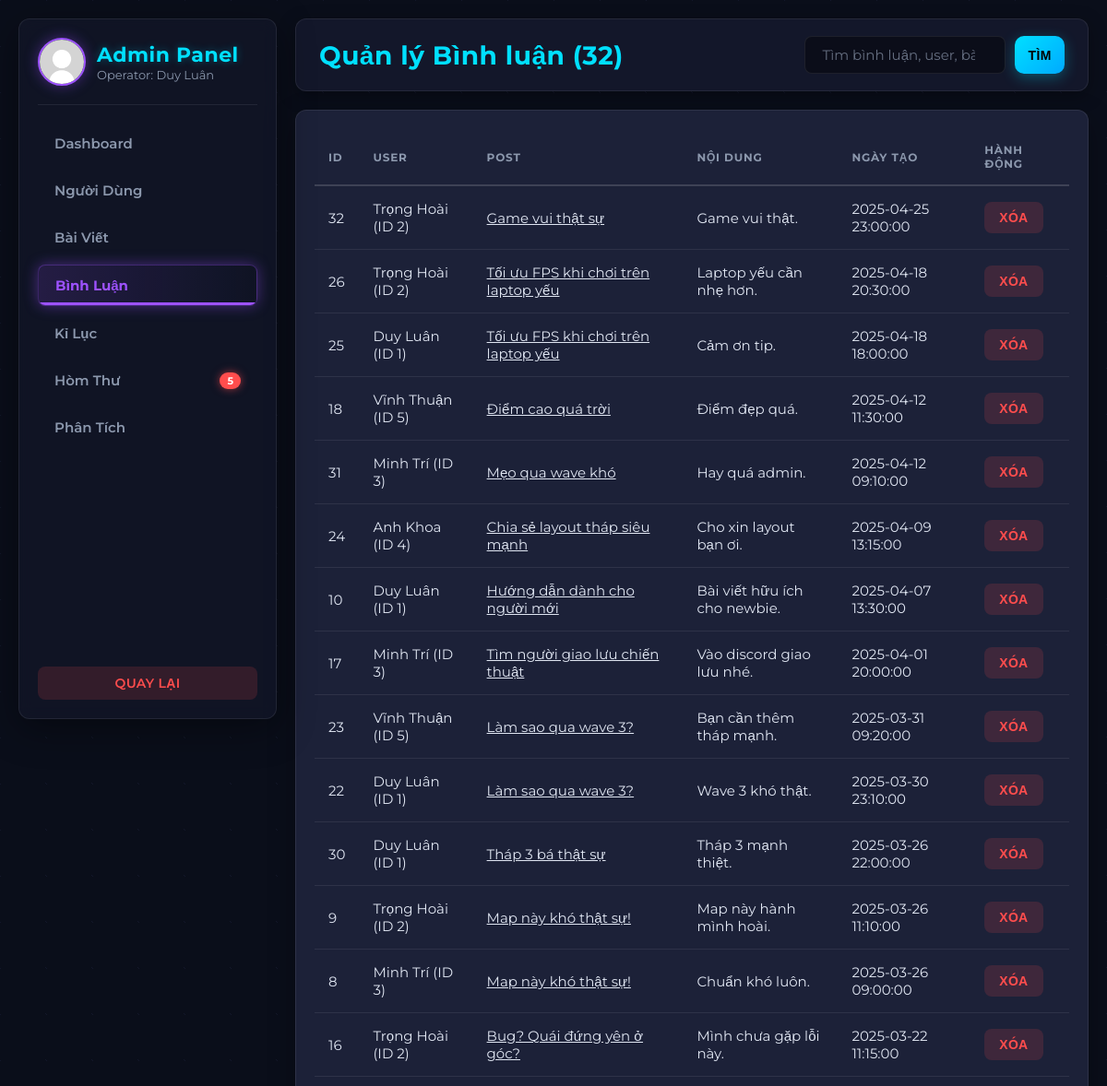
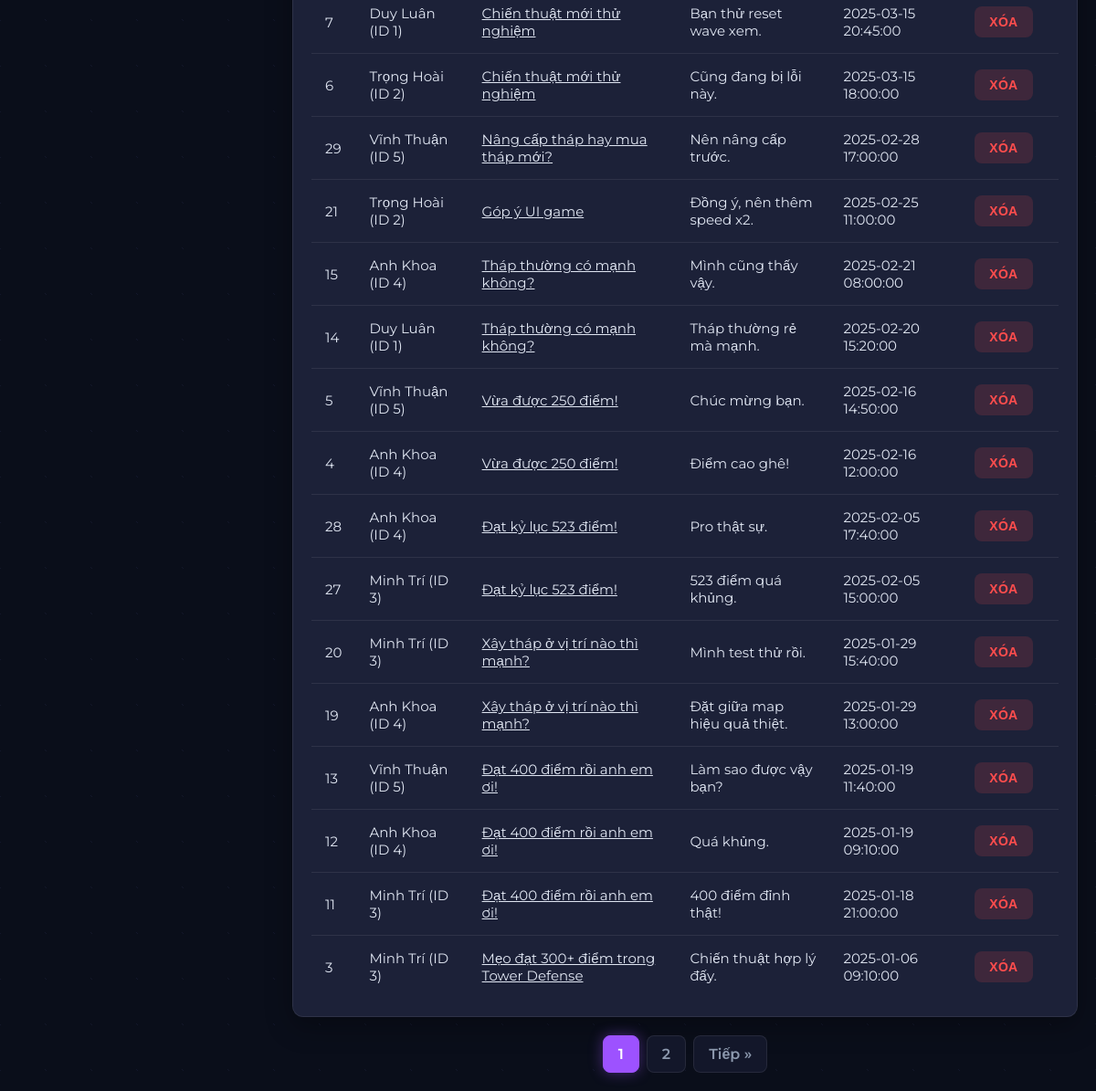
Screenshot of /admin/admin_comments.php (signed in) with the database file from the repository (2 pictures, top to bottom).
### tables this page shows
CREATE TABLE IF NOT EXISTS comments (
  id INT AUTO_INCREMENT PRIMARY KEY,
  post_id INT NOT NULL,
  user_id INT NOT NULL,
  content TEXT NOT NULL,
  parent_comment_id INT NULL DEFAULT NULL,
  is_reply TINYINT(1) NOT NULL DEFAULT 0,
  created_at TIMESTAMP DEFAULT CURRENT_TIMESTAMP,
  FOREIGN KEY (post_id) REFERENCES posts(id) ON DELETE CASCADE,
  FOREIGN KEY (user_id) REFERENCES users(id) ON DELETE CASCADE,
  FOREIGN KEY (parent_comment_id) REFERENCES comments(id) ON DELETE SET NULL
);

CREATE TABLE IF NOT EXISTS users (
  id INT AUTO_INCREMENT PRIMARY KEY,
  name VARCHAR(100),
  email VARCHAR(100) UNIQUE,
  password VARCHAR(255),
  avatar VARCHAR(255) DEFAULT 'uploads/avatar/default.png',
  secret_code VARCHAR(255) NOT NULL,
  bio VARCHAR(255) NULL DEFAULT NULL,
  created_at DATETIME DEFAULT CURRENT_TIMESTAMP,
  last_activity DATETIME NULL,
  role VARCHAR(20) NOT NULL DEFAULT 'user',
  last_login DATETIME NULL,
  is_locked TINYINT(1) NOT NULL DEFAULT 0
);

CREATE TABLE IF NOT EXISTS posts (
  id INT AUTO_INCREMENT PRIMARY KEY,
  user_id INT NOT NULL,
  title VARCHAR(200) NOT NULL,
  content TEXT,
  screenshot_url VARCHAR(255),
  featured TINYINT(1) NOT NULL DEFAULT 0,
  created_at TIMESTAMP DEFAULT CURRENT_TIMESTAMP,
  FOREIGN KEY (user_id) REFERENCES users(id) ON DELETE CASCADE
);

### admin/admin_comments.php (the view, shortened to what this page needs)
<?php
require_once __DIR__ . '/admin_header.php';
$limit = 30;
$page = max(1, intval($_GET['page'] ?? 1));
$offset = ($page - 1) * $limit;
$search = trim($_GET['search'] ?? "");
$whereSql = "";
$sqlCount = "
SELECT COUNT(*)
FROM comments c
LEFT JOIN users u ON u.id = c.user_id
LEFT JOIN posts p ON p.id = c.post_id
$whereSql
";
$stmt = $conn->prepare($sqlCount);
$stmt->execute();
$stmt->bind_result($total);
$totalPages = max(1, ceil($total / $limit));
$sql = "
SELECT c.id, c.content, c.created_at, c.post_id, c.user_id,
       u.name AS user_name, p.title AS post_title
FROM comments c
LEFT JOIN users u ON u.id = c.user_id
LEFT JOIN posts p ON p.id = c.post_id
$whereSql
ORDER BY c.created_at DESC
LIMIT $limit OFFSET $offset
";
$stmt = $conn->prepare($sql);
$stmt->execute();
$res = $stmt->get_result();
?>
<div class="header">
    <h1 style="margin:0">Quản lý Bình luận (<?= $total ?>)</h1>
    <form class="searchbar" method="get" style="margin:0;">
        <input type="search" name="search" placeholder="Tìm bình luận, user, bài viết..."
               value="<?= htmlspecialchars($search) ?>">
        <button type="submit" class="btn-neutral" style="border-radius:10px; padding: 10px 14px; border:0; cursor:pointer;">Tìm</button>
    </form>
</div>
<section class="table-wrap">
    <table class="table">
        <thead>
            <tr>
                <th>ID</th>
                <th>User</th>
                <th>Post</th>
                <th>Nội dung</th>
                <th>Ngày tạo</th>
                <th>Hành động</th>
            </tr>
        </thead>
        <tbody>
            <?php if ($res->num_rows > 0): ?>
                <?php while ($r = $res->fetch_assoc()): ?>
                <tr>
                    <td><?= $r['id'] ?></td>
                    <td><?= htmlspecialchars($r['user_name']) ?> (ID <?= $r['user_id'] ?>)</td>
                    <td>
                        <a href="../forum_view.php?id=<?= $r['post_id'] ?>#comment-<?= $r['id'] ?>"
                        style="color: var(--text); text-decoration: underline;">
                            <?= htmlspecialchars($r['post_title']) ?>
                        </a>
                    </td>
                    <td style="max-width:300px; word-break:break-word;">
                        <?= trim($r['content']) === '' ? '<i>[Tệp đính kèm]</i>' : nl2br(htmlspecialchars($r['content'])) ?>
                    </td>
                    <td style="color:var(--muted)"><?= $r['created_at'] ?></td>
                    <td>
                        <form method="post" style="display:inline">
                            <button class="btn-danger" name="action" value="delete" onclick="return confirm('Bạn có chắc muốn XÓA VĨNH VIỄN bình luận này?')">Xóa</button>
                        </form>
                    </td>
                </tr>
                <?php endwhile; ?>
            <?php endif; ?>
        </tbody>
    </table>
</section>
<div class="pagination">
    <?php for ($i = 1; $i <= $totalPages; $i++): ?>
        <?php if ($i == $page): ?>
            <span class="current"><?= $i ?></span>
        <?php else: ?>
            <a href="?page=<?= $i ?>&search=<?= urlencode($search) ?>"><?= $i ?></a>
        <?php endif; ?>
    <?php endfor; ?>
    <?php if ($page < $totalPages): ?>
        <a href="?page=<?= $page+1 ?>&search=<?= urlencode($search) ?>">Tiếp »</a>
    <?php endif; ?>
</div>
<?php
require_once __DIR__ . '/admin_footer.php';
?>

### admin/admin_header.php (style rules this page uses)
:root { --bg-body: #0a0e1a; --bg-panel: #13172a; --bg-card: #1c2138; --primary: #9d52ff; --primary-glow: rgba(157, 82, 255, 0.4); --secondary: #00e0ff; --secondary-glow: rgba(0, 224, 255, 0.3); --text-main: #e0e6f2; --text-muted: #8c98ad; --border-subtle: rgba(255, 255, 255, 0.08); --border-strong: rgba(255, 255, 255, 0.15); --danger: #ff4d4d; --warning: #ffb84d; --success: #4dff9c; --gap: 20px; --radius-soft: 8px; --radius-medium: 12px; }
* { box-sizing:border-box; }
body { margin:0; font-family: 'Montserrat', sans-serif; background-color: var(--bg-body); background-image: radial-gradient(circle at top left, var(--bg-panel) 1px, transparent 1px), radial-gradient(circle at bottom right, var(--bg-panel) 1px, transparent 1px), linear-gradient(rgba(10, 14, 26, 0.8), rgba(10, 14, 26, 0.8)); background-size: 50px 50px, 50px 50px, 100% 100%; color: var(--text-main); min-height: 100vh; }
h1, h2, h3 { font-weight: 700; letter-spacing: 0.5px; color: var(--text-main); }
.header { display:flex; justify-content:space-between; align-items:center; margin-bottom: var(--gap); background: var(--bg-panel); padding: 18px 25px; border-radius: var(--radius-medium); border: 1px solid var(--border-subtle); box-shadow: 0 5px 20px rgba(0,0,0,0.3); }
.header h1 { font-size: 28px; margin: 0; color: var(--secondary); }
.header form { display: flex; gap: 10px; }
.header input, .searchbar input, .search input { padding:10px 18px; border-radius: var(--radius-soft); border:1px solid var(--border-subtle); background: rgba(0,0,0,0.4); color: var(--text-main); outline: none; transition: border-color 0.3s, box-shadow 0.3s; font-family: 'Montserrat', sans-serif; font-size: 15px; }
.header input::placeholder { color: var(--text-muted); opacity: 0.7; }
.header button { background: linear-gradient(135deg, var(--secondary) 0%, #00aaff 100%); color: #000; border: none; padding: 10px 22px; border-radius: var(--radius-soft); cursor: pointer; font-weight: 700; text-transform: uppercase; letter-spacing: 0.5px; box-shadow: 0 4px 15px rgba(0, 224, 255, 0.3); transition: all 0.3s ease; }
.table-wrap { background: var(--bg-card); padding: var(--gap); border-radius: var(--radius-medium); border: 1px solid var(--border-subtle); box-shadow: 0 10px 30px rgba(0,0,0,0.3); }
.table { width:100%; border-collapse:collapse; color: var(--text-main); font-size:15px; }
.table th { text-align:left; padding:15px; color: var(--text-muted); text-transform: uppercase; font-size: 12px; letter-spacing: 0.8px; border-bottom: 2px solid var(--border-strong); }
.table td { padding:15px; border-bottom: 1px solid var(--border-subtle); vertical-align:middle; }
.table tr:last-child td { border-bottom: none; }
.actions button, .btn-danger, .btn-warning, .btn-neutral { border: 1px solid transparent; padding: 8px 15px; border-radius: var(--radius-soft); cursor:pointer; font-weight: 600; transition: all 0.2s ease-in-out; text-decoration: none; display: inline-block; font-size: 14px; text-transform: uppercase; letter-spacing: 0.3px; }
.btn-danger { background: rgba(255, 77, 77, 0.15); color: var(--danger); }
.btn-neutral { background: rgba(255,255,255,0.08); color: var(--text-main); }
.pagination { text-align: center; margin-top: var(--gap); display: flex; justify-content: center; gap: 8px; }
.pagination a, .pagination span { display: inline-block; padding: 10px 16px; border: 1px solid var(--border-subtle); color: var(--text-muted); text-decoration: none; background: var(--bg-panel); border-radius: var(--radius-soft); font-weight: 600; transition: all 0.2s; }
.pagination span.current { background: var(--primary); color: white; border-color: var(--primary); box-shadow: 0 0 15px var(--primary-glow); }

### rows the page displays
comments: id "32", user.name "Trọng Hoài", user "2", post.title "Game vui thật sự", content "Game vui thật.", created_at "2025-04-25 23:00:00"
comments: id "26", user.name "Trọng Hoài", user "2", post.title "Tối ưu FPS khi chơi trên laptop yếu", content "Laptop yếu cần nhẹ hơn.", created_at "2025-04-18 20:30:00"
comments: id "25", user.name "Duy Luân", user "1", post.title "Tối ưu FPS khi chơi trên laptop yếu", content "Cảm ơn tip.", created_at "2025-04-18 18:00:00"
comments: id "18", user.name "Vĩnh Thuận", user "5", post.title "Điểm cao quá trời", content "Điểm đẹp quá.", created_at "2025-04-12 11:30:00"
comments: id "31", user.name "Minh Trí", user "3", post.title "Mẹo qua wave khó", content "Hay quá admin.", created_at "2025-04-12 09:10:00"
comments: id "24", user.name "Anh Khoa", user "4", post.title "Chia sẻ layout tháp siêu mạnh", content "Cho xin layout bạn ơi.", created_at "2025-04-09 13:15:00"
comments: id "10", user.name "Duy Luân", user "1", post.title "Hướng dẫn dành cho người mới", content "Bài viết hữu ích cho newbie.", created_at "2025-04-07 13:30:00"
comments: id "17", user.name "Minh Trí", user "3", post.title "Tìm người giao lưu chiến thuật", content "Vào discord giao lưu nhé.", created_at "2025-04-01 20:00:00"
comments: id "23", user.name "Vĩnh Thuận", user "5", post.title "Làm sao qua wave 3?", content "Bạn cần thêm tháp mạnh.", created_at "2025-03-31 09:20:00"
comments: id "22", user.name "Duy Luân", user "1", post.title "Làm sao qua wave 3?", content "Wave 3 khó thật.", created_at "2025-03-30 23:10:00"
comments: id "30", user.name "Duy Luân", user "1", post.title "Tháp 3 bá thật sự", content "Tháp 3 mạnh thiệt.", created_at "2025-03-26 22:00:00"
comments: id "9", user.name "Trọng Hoài", user "2", post.title "Map này khó thật sự!", content "Map này hành mình hoài.", created_at "2025-03-26 11:10:00"
comments: id "8", user.name "Minh Trí", user "3", post.title "Map này khó thật sự!", content "Chuẩn khó luôn.", created_at "2025-03-26 09:00:00"
comments: id "16", user.name "Trọng Hoài", user "2", post.title "Bug? Quái đứng yên ở góc?", content "Mình chưa gặp lỗi này.", created_at "2025-03-22 11:15:00"
comments: id "7", user.name "Duy Luân", user "1", post.title "Chiến thuật mới thử nghiệm", content "Bạn thử reset wave xem.", created_at "2025-03-15 20:45:00"
comments: id "6", user.name "Trọng Hoài", user "2", post.title "Chiến thuật mới thử nghiệm", content "Cũng đang bị lỗi này.", created_at "2025-03-15 18:00:00"
comments: id "29", user.name "Vĩnh Thuận", user "5", post.title "Nâng cấp tháp hay mua tháp mới?", content "Nên nâng cấp trước.", created_at "2025-02-28 17:00:00"
comments: id "21", user.name "Trọng Hoài", user "2", post.title "Góp ý UI game", content "Đồng ý, nên thêm speed x2.", created_at "2025-02-25 11:00:00"
comments: id "15", user.name "Anh Khoa", user "4", post.title "Tháp thường có mạnh không?", content "Mình cũng thấy vậy.", created_at "2025-02-21 08:00:00"
comments: id "14", user.name "Duy Luân", user "1", post.title "Tháp thường có mạnh không?", content "Tháp thường rẻ mà mạnh.", created_at "2025-02-20 15:20:00"
comments: id "5", user.name "Vĩnh Thuận", user "5", post.title "Vừa được 250 điểm!", content "Chúc mừng bạn.", created_at "2025-02-16 14:50:00"
comments: id "4", user.name "Anh Khoa", user "4", post.title "Vừa được 250 điểm!", content "Điểm cao ghê!", created_at "2025-02-16 12:00:00"
comments: id "28", user.name "Anh Khoa", user "4", post.title "Đạt kỷ lục 523 điểm!", content "Pro thật sự.", created_at "2025-02-05 17:40:00"
comments: id "27", user.name "Minh Trí", user "3", post.title "Đạt kỷ lục 523 điểm!", content "523 điểm quá khủng.", created_at "2025-02-05 15:00:00"
comments: id "20", user.name "Minh Trí", user "3", post.title "Xây tháp ở vị trí nào thì mạnh?", content "Mình test thử rồi.", created_at "2025-01-29 15:40:00"
comments: id "19", user.name "Anh Khoa", user "4", post.title "Xây tháp ở vị trí nào thì mạnh?", content "Đặt giữa map hiệu quả thiệt.", created_at "2025-01-29 13:00:00"
comments: id "13", user.name "Vĩnh Thuận", user "5", post.title "Đạt 400 điểm rồi anh em ơi!", content "Làm sao được vậy bạn?", created_at "2025-01-19 11:40:00"
comments: id "12", user.name "Anh Khoa", user "4", post.title "Đạt 400 điểm rồi anh em ơi!", content "Quá khủng.", created_at "2025-01-19 09:10:00"
comments: id "11", user.name "Minh Trí", user "3", post.title "Đạt 400 điểm rồi anh em ơi!", content "400 điểm đỉnh thật!", created_at "2025-01-18 21:00:00"
comments: id "3", user.name "Minh Trí", user "3", post.title "Mẹo đạt 300+ điểm trong Tower Defense", content "Chiến thuật hợp lý đấy.", created_at "2025-01-06 09:10:00"

### other values shown
$_SESSION['user']['name'] "Duy Luân"
$unreadCount "5"
$total "32"
